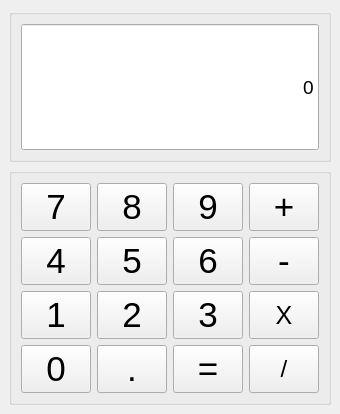
<?xml version="1.0" encoding="UTF-8"?>
<ui version="4.0">
 <class>MainWindow</class>
 <widget class="QMainWindow" name="MainWindow">
  <property name="geometry">
   <rect>
    <x>0</x>
    <y>0</y>
    <width>338</width>
    <height>414</height>
   </rect>
  </property>
  <property name="windowTitle">
   <string>MainWindow</string>
  </property>
  <widget class="QWidget" name="centralwidget">
   <layout class="QGridLayout" name="gridLayout_3">
    <item row="0" column="0">
     <layout class="QVBoxLayout" name="verticalLayout">
      <item>
       <widget class="QGroupBox" name="groupBox_2">
        <property name="title">
         <string/>
        </property>
        <layout class="QGridLayout" name="gridLayout_2">
         <item row="0" column="0">
          <widget class="MyLineEdit" name="lineEdit">
           <property name="sizePolicy">
            <sizepolicy hsizetype="Expanding" vsizetype="Expanding">
             <horstretch>0</horstretch>
             <verstretch>0</verstretch>
            </sizepolicy>
           </property>
           <property name="font">
            <font>
             <pointsize>14</pointsize>
            </font>
           </property>
           <property name="text">
            <string>0</string>
           </property>
           <property name="alignment">
            <set>Qt::AlignRight|Qt::AlignTrailing|Qt::AlignVCenter</set>
           </property>
          </widget>
         </item>
        </layout>
       </widget>
      </item>
      <item>
       <widget class="QGroupBox" name="groupBox">
        <property name="title">
         <string/>
        </property>
        <layout class="QGridLayout" name="gridLayout">
         <item row="0" column="0">
          <widget class="QPushButton" name="pushButton_7">
           <property name="maximumSize">
            <size>
             <width>70</width>
             <height>70</height>
            </size>
           </property>
           <property name="font">
            <font>
             <pointsize>26</pointsize>
            </font>
           </property>
           <property name="text">
            <string>7</string>
           </property>
          </widget>
         </item>
         <item row="0" column="1">
          <widget class="QPushButton" name="pushButton_8">
           <property name="maximumSize">
            <size>
             <width>70</width>
             <height>70</height>
            </size>
           </property>
           <property name="font">
            <font>
             <pointsize>26</pointsize>
            </font>
           </property>
           <property name="text">
            <string>8</string>
           </property>
          </widget>
         </item>
         <item row="0" column="2">
          <widget class="QPushButton" name="pushButton_9">
           <property name="maximumSize">
            <size>
             <width>70</width>
             <height>70</height>
            </size>
           </property>
           <property name="font">
            <font>
             <pointsize>26</pointsize>
            </font>
           </property>
           <property name="text">
            <string>9</string>
           </property>
          </widget>
         </item>
         <item row="0" column="3">
          <widget class="QPushButton" name="pushButton_plus">
           <property name="maximumSize">
            <size>
             <width>70</width>
             <height>70</height>
            </size>
           </property>
           <property name="font">
            <font>
             <pointsize>26</pointsize>
            </font>
           </property>
           <property name="text">
            <string>+</string>
           </property>
          </widget>
         </item>
         <item row="1" column="0">
          <widget class="QPushButton" name="pushButton_4">
           <property name="maximumSize">
            <size>
             <width>70</width>
             <height>70</height>
            </size>
           </property>
           <property name="font">
            <font>
             <pointsize>26</pointsize>
            </font>
           </property>
           <property name="text">
            <string>4</string>
           </property>
          </widget>
         </item>
         <item row="1" column="1">
          <widget class="QPushButton" name="pushButton_5">
           <property name="maximumSize">
            <size>
             <width>70</width>
             <height>70</height>
            </size>
           </property>
           <property name="font">
            <font>
             <pointsize>26</pointsize>
            </font>
           </property>
           <property name="text">
            <string>5</string>
           </property>
          </widget>
         </item>
         <item row="1" column="2">
          <widget class="QPushButton" name="pushButton_6">
           <property name="maximumSize">
            <size>
             <width>70</width>
             <height>70</height>
            </size>
           </property>
           <property name="font">
            <font>
             <pointsize>26</pointsize>
            </font>
           </property>
           <property name="text">
            <string>6</string>
           </property>
          </widget>
         </item>
         <item row="1" column="3">
          <widget class="QPushButton" name="pushButton_minus">
           <property name="maximumSize">
            <size>
             <width>70</width>
             <height>70</height>
            </size>
           </property>
           <property name="font">
            <font>
             <pointsize>26</pointsize>
            </font>
           </property>
           <property name="text">
            <string>-</string>
           </property>
          </widget>
         </item>
         <item row="2" column="0">
          <widget class="QPushButton" name="pushButton">
           <property name="maximumSize">
            <size>
             <width>70</width>
             <height>70</height>
            </size>
           </property>
           <property name="font">
            <font>
             <pointsize>26</pointsize>
            </font>
           </property>
           <property name="text">
            <string>1</string>
           </property>
          </widget>
         </item>
         <item row="2" column="1">
          <widget class="QPushButton" name="pushButton_2">
           <property name="maximumSize">
            <size>
             <width>70</width>
             <height>70</height>
            </size>
           </property>
           <property name="font">
            <font>
             <pointsize>26</pointsize>
            </font>
           </property>
           <property name="text">
            <string>2</string>
           </property>
          </widget>
         </item>
         <item row="2" column="2">
          <widget class="QPushButton" name="pushButton_3">
           <property name="maximumSize">
            <size>
             <width>70</width>
             <height>70</height>
            </size>
           </property>
           <property name="font">
            <font>
             <pointsize>26</pointsize>
            </font>
           </property>
           <property name="text">
            <string>3</string>
           </property>
          </widget>
         </item>
         <item row="2" column="3">
          <widget class="QPushButton" name="pushButton_mul">
           <property name="maximumSize">
            <size>
             <width>70</width>
             <height>70</height>
            </size>
           </property>
           <property name="font">
            <font>
             <pointsize>19</pointsize>
            </font>
           </property>
           <property name="text">
            <string>X</string>
           </property>
          </widget>
         </item>
         <item row="3" column="0">
          <widget class="QPushButton" name="pushButton_0">
           <property name="maximumSize">
            <size>
             <width>70</width>
             <height>70</height>
            </size>
           </property>
           <property name="font">
            <font>
             <pointsize>26</pointsize>
            </font>
           </property>
           <property name="text">
            <string>0</string>
           </property>
          </widget>
         </item>
         <item row="3" column="1">
          <widget class="QPushButton" name="pushButton_point">
           <property name="maximumSize">
            <size>
             <width>70</width>
             <height>70</height>
            </size>
           </property>
           <property name="font">
            <font>
             <pointsize>26</pointsize>
            </font>
           </property>
           <property name="text">
            <string>.</string>
           </property>
          </widget>
         </item>
         <item row="3" column="2">
          <widget class="QPushButton" name="pushButton_res">
           <property name="maximumSize">
            <size>
             <width>70</width>
             <height>70</height>
            </size>
           </property>
           <property name="font">
            <font>
             <pointsize>26</pointsize>
            </font>
           </property>
           <property name="text">
            <string>=</string>
           </property>
          </widget>
         </item>
         <item row="3" column="3">
          <widget class="QPushButton" name="pushButton_div">
           <property name="maximumSize">
            <size>
             <width>70</width>
             <height>70</height>
            </size>
           </property>
           <property name="font">
            <font>
             <pointsize>18</pointsize>
            </font>
           </property>
           <property name="text">
            <string>/</string>
           </property>
          </widget>
         </item>
        </layout>
       </widget>
      </item>
     </layout>
    </item>
   </layout>
  </widget>
 </widget>
 <customwidgets>
  <customwidget>
   <class>MyLineEdit</class>
   <extends>QLineEdit</extends>
   <header>mylineedit.h</header>
  </customwidget>
 </customwidgets>
 <resources/>
 <connections/>
</ui>
